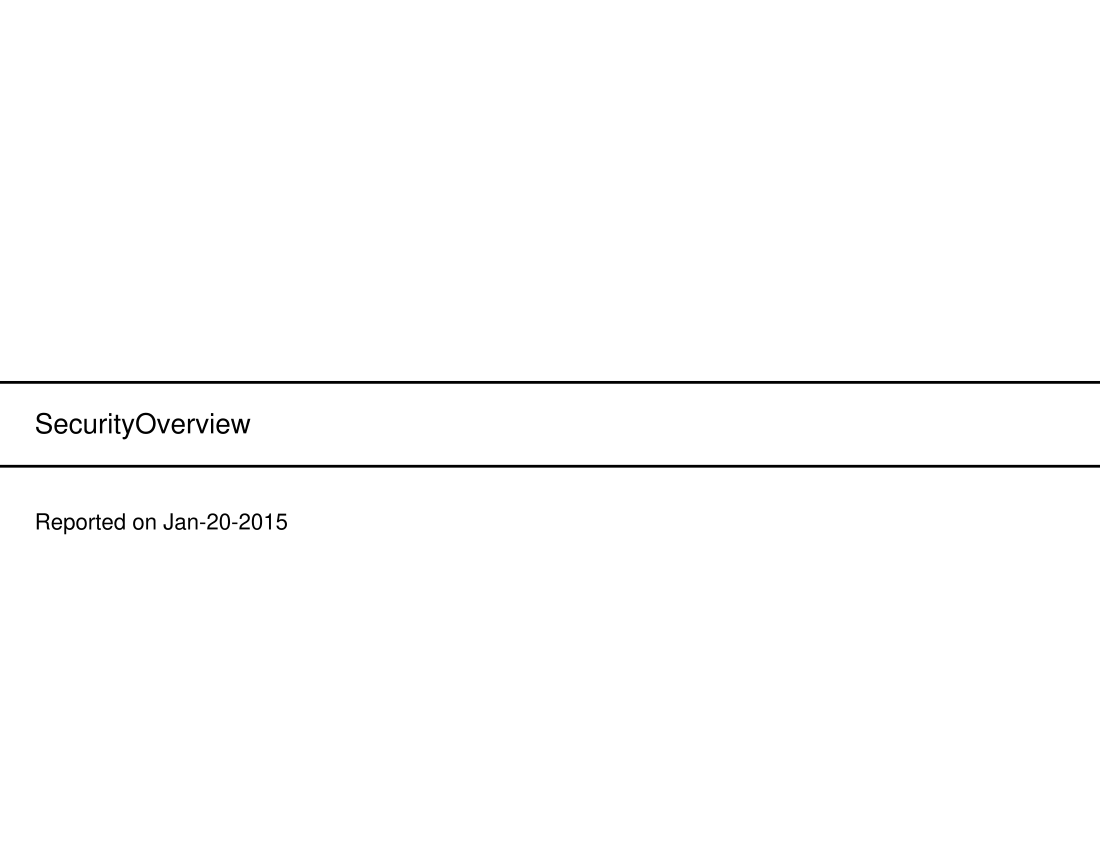

Generate this figure with Python:
# -*- coding: utf-8 -*-
# <nbformat>3.0</nbformat>

# <markdowncell>

# # Example of using the rlab helper classes
# the rlab package provides a simple way to create complex pdfs. It provides the following pieces. 
# 
# - components: provide wrappers to pdf components so they can dynamically scale themselves based on available space
# - table: numpy indexing to provide formatting
# - builder: manage the building of a pdf and defining grid based templates
# 
# Below I will show the following simplified example. For each security (MSFT, CSCO, INTC), we want to generate 2 pdf pages, one page has images and the other has tabular data. 

# <codecell>

import tia.rlab as rlab

# <codecell>

# get some real data to plot and build tables for
from pandas.io.data import get_data_yahoo
pxs = get_data_yahoo(['MSFT', 'INTC', 'CSCO'])

# <codecell>

# - Generate a pdf path
# - define a cover page
# - Create a Pdf Builder
# - Define the templates and register with the builder
#
#        TEMPLATE_1
#  |-------------------------|
#  |        HEADER           | 
#  |-------------------------|
#  |            |            |
#  |            |            |
#  |            |            |
#  |   IMG_1    |    IMG_2   |
#  |            |            |
#  |            |            |
#  |            |            |
#  |-------------------------|
#
#        TEMPLATE_2
#  |-------------------------|
#  |        HEADER           | 
#  |-------------------------|
#  |            |            |
#  |            |    TBL_2   |
#  |            |            |
#  |   TBL_1    |------------|
#  |            |            |
#  |            |    TBL_3   |
#  |            |            |
#  |-------------------------|

pdfpath = r'c:\temp\sample.pdf'

coverpage = rlab.CoverPage('SecurityOverview', 'Reported on Jan-20-2015')
pdf = rlab.PdfBuilder(pdfpath, coverpage=coverpage, showBoundary=0)

# Define TEMPLATE_1
template = rlab.GridTemplate('TEMPLATE_1', nrows=100, ncols=100)
# uses numpy style slicing to define the dimensions
template.define_frames({
    'HEADER': template[:10, :],
    'IMG_1': template[10:, :50],
    'IMG_2': template[10:, 50:]
})
template.register(pdf)

# Define TEMPLATE_2
template = rlab.GridTemplate('TEMPLATE_2', nrows=100, ncols=100)
template.define_frames({
    'HEADER': template[:10, :],
    'TBL_1': template[10:, :50],
    'TBL_2': template[10:55, 50:],
    'TBL_3': template[55:, 50:]
})
template.register(pdf)

# <codecell>


# <codecell>

from reportlab.platypus.flowables import HRFlowable
from reportlab.lib.colors import HexColor
from reportlab.lib.styles import ParagraphStyle, TA_CENTER

# Add a stylesheet to the pdf
tb = ParagraphStyle('TitleBar', parent=pdf.stylesheet['Normal'], fontName='Helvetica-Bold', fontSize=14, 
                    leading=14, alignment=TA_CENTER)


'TitleBar' not in pdf.stylesheet and pdf.stylesheet.add(tb)


def title_bar(pdf, title):
    # Build a title bar for top of page
    w, t, c = '100%', 2, HexColor('#404040')
    title = '<b>{0}</b>'.format(title)    
    return [HRFlowable(width=w, thickness=t, color=c, spaceAfter=5, vAlign='MIDDLE', lineCap='square'),
            pdf.new_paragraph(title, 'TitleBar'),
            HRFlowable(width=w, thickness=t, color=c, spaceBefore=5, vAlign='MIDDLE', lineCap='square')]

# <codecell>

import tia.util.fmt as fmt
def to_pdf_table(frame):
    table = rlab.TableFormatter(frame, inc_header=1, inc_index=1)
    # use the default style to add a bit of color
    table.apply_default_style()
    # apply a percent formatter to the return column
    table.cells.match_column_labels('return').apply_number_format(fmt.PercentFormatter)
    # apply a millions formatter to volumn column
    table.cells.match_column_labels('Volume').apply_number_format(fmt.MillionsFormatter)
    table.index.apply(format=fmt.Y_m_dFormatter)
    return table.build(vAlign='MIDDLE')
    

# <codecell>

# Define a matplotlib helper to store images by key
from tia.util.mplot import FigureHelper
figures = FigureHelper()

def add_security_to_report(sid, pxframe):
    # build the images
    img1_key = '{0}_open_pxs'.format(sid)
    img2_key = '{0}_close_pxs'.format(sid)
    pxframe['Open'].plot(title='{0} Open Price'.format(sid))    
    figures.savefig(key=img1_key)
    pxframe['Close'].plot(title='{0} Close Price'.format(sid))
    figures.savefig(key=img2_key)
    # build the tables
    pxframe['return'] = pxframe.Close.pct_change()
    tbl1 = to_pdf_table(pxframe[['Open', 'High', 'Low', 'Close']].tail(50))
    tbl2 = to_pdf_table(pxframe.iloc[:10])
    tbl3 = to_pdf_table(pxframe.iloc[-10:])
    
    # Marry the template with the components
    pdf.build_page('TEMPLATE_1', {
        'HEADER': title_bar(pdf, '{0} Images'.format(sid)),
        'IMG_1': rlab.DynamicPdfImage(figures[img1_key]),
        'IMG_2': rlab.DynamicPdfImage(figures[img2_key]),        
    })
    
    pdf.build_page('TEMPLATE_2', {
        'HEADER': title_bar(pdf, '{0} Tables'.format(sid)),
        'TBL_1': tbl1,
        'TBL_2': tbl2,
        'TBL_3': tbl3,
    })

# <codecell>

#
# Add each of the securities
#
for sid in pxs.minor_axis:
    add_security_to_report(sid, pxs.minor_xs(sid))

pdf.save()

# <codecell>
